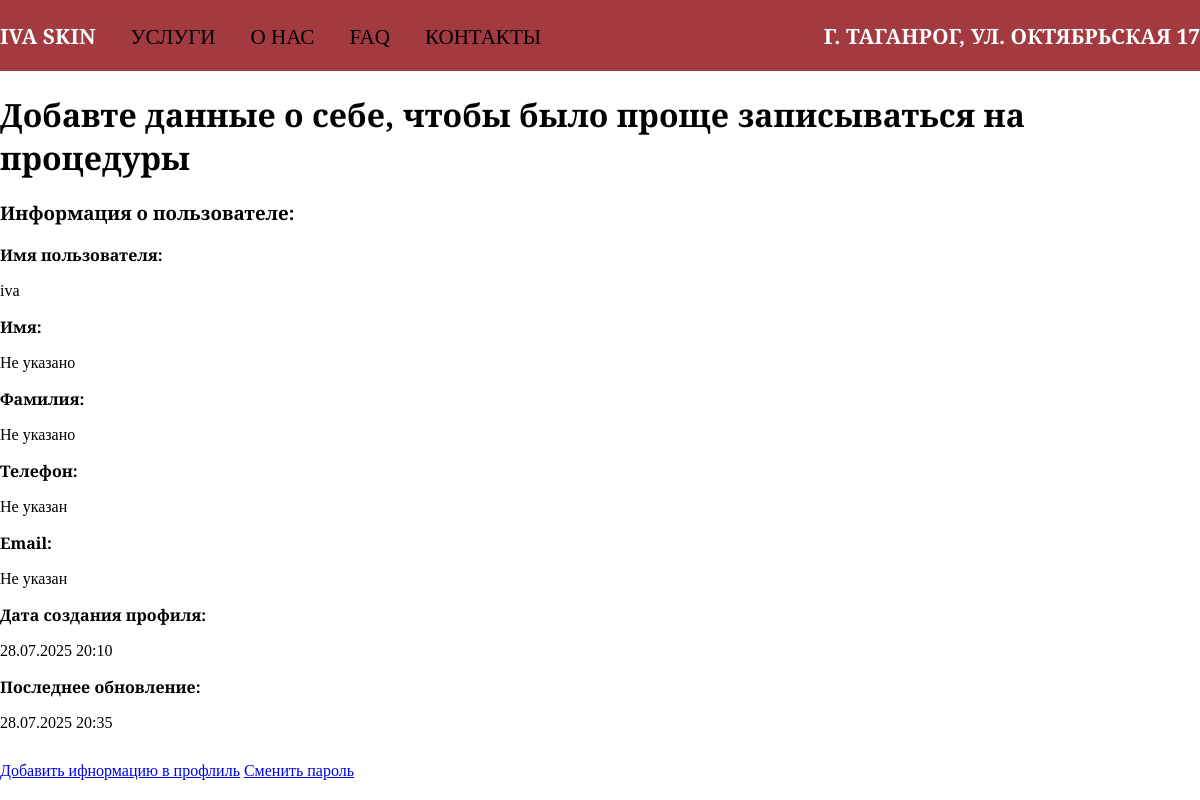
/profile/ (signed in), run on the app's committed database.
### userprofile/models.py (models this page shows, shortened)
class Profile(models.Model):
    user = models.OneToOneField(User, on_delete=models.CASCADE)
    first_name = models.CharField(max_length=50, blank=True, null=True)
    last_name = models.CharField(max_length=50, blank=True, null=True)
    phone = models.CharField(max_length=12, validators=[validate_phone])
    email = models.EmailField(max_length=255, blank=True, null=True)
    created_at = models.DateTimeField(auto_now_add=True)
    updated_at = models.DateTimeField(auto_now=True)

### userprofile/views.py (the view)
# urls.py: path('', views.profile_view, name='profile'),
@login_required
def profile_view(request):
    profile = request.user.profile
    return render(request, 'userprofile/profile.html', {'profile': profile})

### userprofile/templates/userprofile/profile.html (shortened to what this page needs)
<!DOCTYPE html>
{% load static %}
<html lang="en">
<head>
    <link rel="stylesheet" href="{% static 'css/main.css' %}">
</head>
<body>
    <header>
        <div class="header">
            <div class="header-inner">
                <div class="menu">
                    <h3><a class="logo" href="">IVA SKIN</a></h3>
                    <h3><a class="menu__list-link" href="#">УСЛУГИ</a></h3>
                    <h3><a class="menu__list-link" href="#">О НАС</a></h3>
                    <h3><a class="menu__list-link" href="#">FAQ</a></h3>
                    <h3><a class="menu__list-link" href="#">КОНТАКТЫ</a></h3>
                </div>
                <div class="menu2">
                    <h3><a class="menu__list-link1" href="#" class="IVA" >Г. ТАГАНРОГ, УЛ. ОКТЯБРЬСКАЯ 17</a></h3>
                </div>
            </div>
        </div>
    </header>
            <h1>Добавте данные о себе, чтобы было проще записываться на процедуры</h1>
            <div class="profile-info" style="margin-bottom: 30px;">
                <div class="user-details">
                    <h3>Информация о пользователе:</h3>
                    <p><strong>Имя пользователя:</strong></p>
                    <p>{{ profile.user.username }}</p>
                    <p><strong>Имя:</strong></p>
                    <p>{{ profile.first_name|default:"Не указано" }}</p>
                    <p><strong>Фамилия:</strong></p>
                    <p> {{ profile.last_name|default:"Не указано" }}</p>
                    <p><strong>Телефон:</strong></p>
                    <p>{{ profile.phone|default:"Не указан" }}</p>
                    <p><strong>Email:</strong></p>
                    {{ profile.email|default:"Не указан" }}
                    <p><strong>Дата создания профиля:</strong></p>
                    <p>{{ profile.created_at|date:"d.m.Y H:i" }}</p>
                    <p><strong>Последнее обновление:</strong></p>
                    <p>{{ profile.updated_at|date:"d.m.Y H:i" }}</p>
                </div>
            </div>
            <a href="{% url 'userprofile:edit_profile' %}">Добавить ифнормацию в профлиль</a>
            <a href="{% url 'userprofile:change_password' %}">Сменить пароль</a>
</body>
</html>

### ivaapp/static/css/main.css (style rules this page uses)
html { box-sizing: border-box; scroll-behavior: smooth; }
*, *::after, *::before { box-sizing: inherit; }
body { max-width: 1920px; font-family: "Playfair Display SC", serif; margin: 0 auto; }
.header-inner { display: flex; align-items: center; justify-content: space-between; max-width: 1400px; margin: 0 auto; }
.header { background: #A23A3F; font-size: 18px; }
.logo { color: white; transition: .4s; }
.menu__list-link1 { color: white; transition: .4s; }
.header a { text-decoration: none; }
.menu { display: flex; gap: 35px; }
.menu__list-link { color: black; font-weight: 500; transition: .4s; }

### data on the page
Profile: user.username "iva", first_name "Не указано", last_name "Не указано", phone "Не указан", email "Не указан", created_at "28.07.2025 20:10", updated_at "28.07.2025 20:35"
